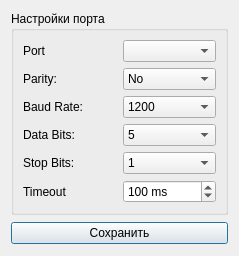
<?xml version="1.0" encoding="UTF-8"?>
<ui version="4.0">
 <class>SettingsDialog</class>
 <widget class="QDialog" name="SettingsDialog">
  <property name="geometry">
   <rect>
    <x>0</x>
    <y>0</y>
    <width>239</width>
    <height>256</height>
   </rect>
  </property>
  <property name="windowTitle">
   <string>Настройки порта</string>
  </property>
  <layout class="QVBoxLayout" name="verticalLayout">
   <item>
    <widget class="QGroupBox" name="groupBox">
     <property name="title">
      <string>Настройки порта</string>
     </property>
     <layout class="QGridLayout" name="gridLayout_2">
      <item row="2" column="1">
       <widget class="QComboBox" name="baudCombo">
        <item>
         <property name="text">
          <string>1200</string>
         </property>
        </item>
        <item>
         <property name="text">
          <string>2400</string>
         </property>
        </item>
        <item>
         <property name="text">
          <string>4800</string>
         </property>
        </item>
        <item>
         <property name="text">
          <string>9600</string>
         </property>
        </item>
        <item>
         <property name="text">
          <string>19200</string>
         </property>
        </item>
        <item>
         <property name="text">
          <string>38400</string>
         </property>
        </item>
        <item>
         <property name="text">
          <string>57600</string>
         </property>
        </item>
        <item>
         <property name="text">
          <string>115200</string>
         </property>
        </item>
       </widget>
      </item>
      <item row="3" column="0">
       <widget class="QLabel" name="label_4">
        <property name="text">
         <string>Data Bits:</string>
        </property>
       </widget>
      </item>
      <item row="3" column="1">
       <widget class="QComboBox" name="dataBitsCombo">
        <item>
         <property name="text">
          <string>5</string>
         </property>
        </item>
        <item>
         <property name="text">
          <string>6</string>
         </property>
        </item>
        <item>
         <property name="text">
          <string>7</string>
         </property>
        </item>
        <item>
         <property name="text">
          <string>8</string>
         </property>
        </item>
       </widget>
      </item>
      <item row="2" column="0">
       <widget class="QLabel" name="label_3">
        <property name="text">
         <string>Baud Rate:</string>
        </property>
       </widget>
      </item>
      <item row="0" column="0">
       <widget class="QLabel" name="label">
        <property name="text">
         <string>Port</string>
        </property>
       </widget>
      </item>
      <item row="4" column="1">
       <widget class="QComboBox" name="stopBitsCombo">
        <item>
         <property name="text">
          <string>1</string>
         </property>
        </item>
        <item>
         <property name="text">
          <string>3</string>
         </property>
        </item>
        <item>
         <property name="text">
          <string>2</string>
         </property>
        </item>
       </widget>
      </item>
      <item row="0" column="1">
       <widget class="QComboBox" name="serialPortInfoListBox"/>
      </item>
      <item row="4" column="0">
       <widget class="QLabel" name="label_5">
        <property name="text">
         <string>Stop Bits:</string>
        </property>
       </widget>
      </item>
      <item row="1" column="1">
       <widget class="QComboBox" name="parityCombo">
        <item>
         <property name="text">
          <string>No</string>
         </property>
        </item>
        <item>
         <property name="text">
          <string>Even</string>
         </property>
        </item>
        <item>
         <property name="text">
          <string>Odd</string>
         </property>
        </item>
        <item>
         <property name="text">
          <string>Space</string>
         </property>
        </item>
        <item>
         <property name="text">
          <string>Mark</string>
         </property>
        </item>
       </widget>
      </item>
      <item row="1" column="0">
       <widget class="QLabel" name="label_2">
        <property name="text">
         <string>Parity:</string>
        </property>
       </widget>
      </item>
      <item row="5" column="1">
       <widget class="QSpinBox" name="spinBox_timeout">
        <property name="suffix">
         <string> ms</string>
        </property>
        <property name="minimum">
         <number>10</number>
        </property>
        <property name="maximum">
         <number>5000</number>
        </property>
        <property name="value">
         <number>100</number>
        </property>
       </widget>
      </item>
      <item row="5" column="0">
       <widget class="QLabel" name="label_6">
        <property name="text">
         <string>Timeout</string>
        </property>
       </widget>
      </item>
     </layout>
    </widget>
   </item>
   <item>
    <spacer name="verticalSpacer_2">
     <property name="orientation">
      <enum>Qt::Vertical</enum>
     </property>
     <property name="sizeHint" stdset="0">
      <size>
       <width>20</width>
       <height>40</height>
      </size>
     </property>
    </spacer>
   </item>
   <item>
    <spacer name="verticalSpacer">
     <property name="orientation">
      <enum>Qt::Vertical</enum>
     </property>
     <property name="sizeHint" stdset="0">
      <size>
       <width>20</width>
       <height>40</height>
      </size>
     </property>
    </spacer>
   </item>
   <item>
    <widget class="QPushButton" name="applyButton">
     <property name="text">
      <string>Сохранить</string>
     </property>
    </widget>
   </item>
   <item>
    <spacer name="verticalSpacer_3">
     <property name="orientation">
      <enum>Qt::Vertical</enum>
     </property>
     <property name="sizeHint" stdset="0">
      <size>
       <width>20</width>
       <height>40</height>
      </size>
     </property>
    </spacer>
   </item>
  </layout>
 </widget>
 <resources/>
 <connections/>
</ui>
